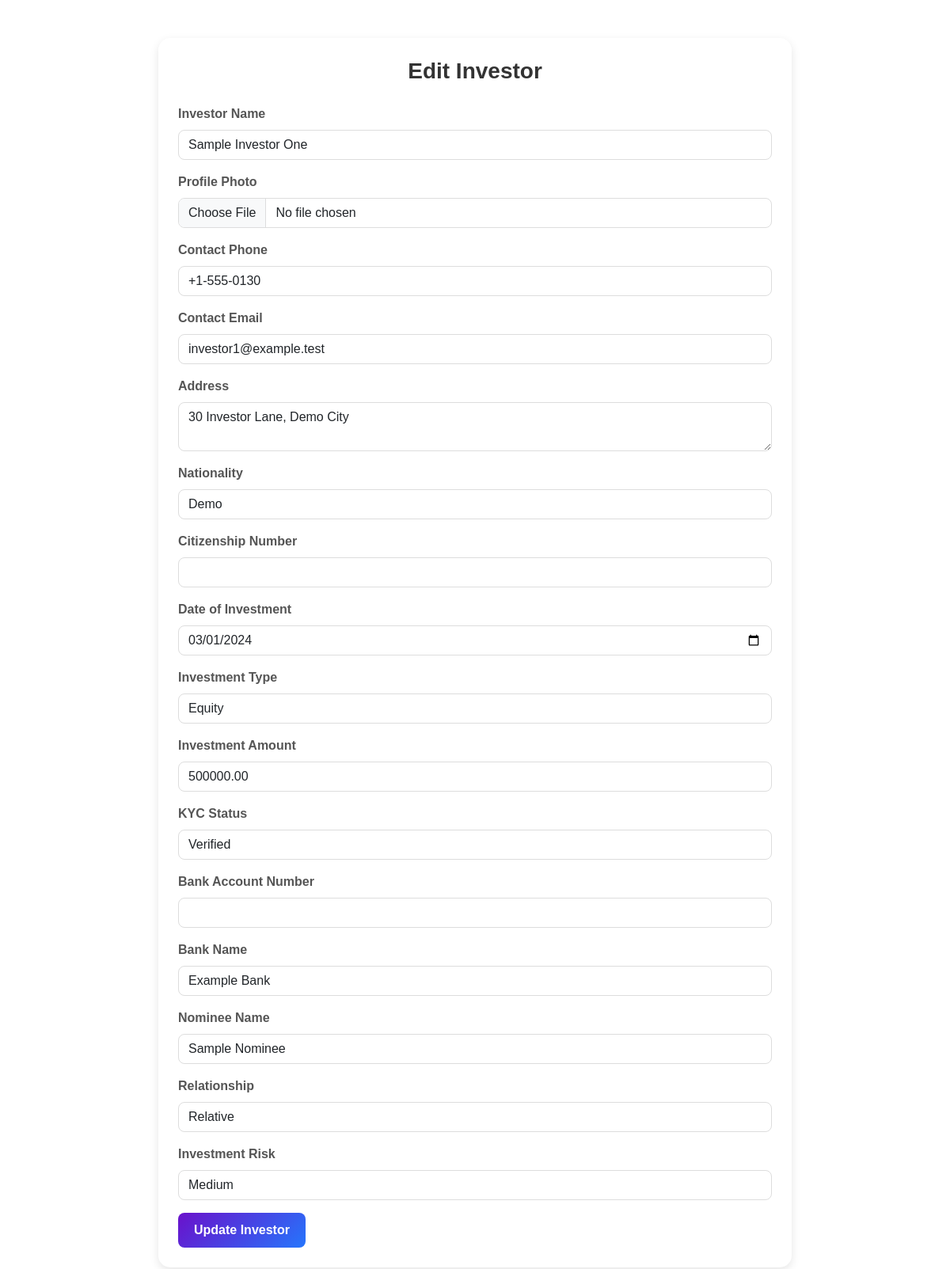
/admin/fund/process/edit_investor.php?id=1, run on the app's committed database.
### tables this page shows
CREATE TABLE `investors` (
  `id` int(11) NOT NULL AUTO_INCREMENT,
  `name` varchar(255) NOT NULL,
  `profile_photo` varchar(255) DEFAULT NULL,
  `contact_phone` varchar(30) DEFAULT NULL,
  `contact_email` varchar(255) DEFAULT NULL,
  `address` text DEFAULT NULL,
  `nationality` varchar(100) DEFAULT NULL,
  `date_of_investment` date DEFAULT NULL,
  `investment_type` enum('Equity','Debt','Profit-sharing') DEFAULT NULL,
  `investment_amount` decimal(18,2) DEFAULT NULL,
  `agreement_files` longtext DEFAULT NULL,
  `kyc_status` enum('Verified','Pending','Rejected') NOT NULL DEFAULT 'Pending',
  `bank_name` varchar(120) DEFAULT NULL,
  `bank_account_masked` varchar(40) DEFAULT NULL COMMENT 'masked only, e.g. ****1234',
  `nominee_name` varchar(150) DEFAULT NULL,
  `relationship` varchar(100) DEFAULT NULL,
  `investment_risk` enum('Low','Medium','High') DEFAULT NULL,
  `deleted` tinyint(1) NOT NULL DEFAULT 0,
  `created_at` timestamp NOT NULL DEFAULT current_timestamp(),
  PRIMARY KEY (`id`),
  KEY `idx_investors_name` (`name`)
);

### admin/fund/process/edit_investor.php (the view, shortened to what this page needs)
<?php
include('../config/dbcon.php');
$id = $_GET['id'];
$sql = "SELECT * FROM investors WHERE id = ?";
$stmt = $conn->prepare($sql);
$stmt->bind_param("i", $id);
$stmt->execute();
$result = $stmt->get_result();
$investor = $result->fetch_assoc();
?>
<!DOCTYPE html>
<html lang="en">
<head>
    <link rel="stylesheet" href="https://cdnjs.cloudflare.com/ajax/libs/font-awesome/6.0.0/css/all.min.css">
    <link href="https://cdn.jsdelivr.net/npm/bootstrap@5.3.0/dist/css/bootstrap.min.css" rel="stylesheet">
</head>
<body>
    <div class="container mt-5">
        <div class="edit-investor-container">
            <div class="edit-investor-header">
                <h2>Edit Investor</h2>
            </div>
            <form id="editInvestorForm" action="update_investor.php" method="POST" enctype="multipart/form-data">
                <div class="mb-3">
                    <label for="edit_name" class="form-label">Investor Name</label>
                    <input type="text" class="form-control" id="edit_name" name="name" value="<?= $investor['name'] ?>" required>
                </div>
                <div class="mb-3">
                    <label for="edit_profile_photo" class="form-label">Profile Photo</label>
                    <input type="file" class="form-control" id="edit_profile_photo" name="profile_photo" accept="image/*">
                </div>
                <div class="mb-3">
                    <label for="edit_contact_phone" class="form-label">Contact Phone</label>
                    <input type="text" class="form-control" id="edit_contact_phone" name="contact_phone" value="<?= $investor['contact_phone'] ?>" required>
                </div>
                <div class="mb-3">
                    <label for="edit_contact_email" class="form-label">Contact Email</label>
                    <input type="email" class="form-control" id="edit_contact_email" name="contact_email" value="<?= $investor['contact_email'] ?>" required>
                </div>
                <div class="mb-3">
                    <label for="edit_address" class="form-label">Address</label>
                    <textarea class="form-control" id="edit_address" name="address" required><?= $investor['address'] ?></textarea>
                </div>
                <div class="mb-3">
                    <label for="edit_nationality" class="form-label">Nationality</label>
                    <input type="text" class="form-control" id="edit_nationality" name="nationality" value="<?= $investor['nationality'] ?>" required>
                </div>
                <div class="mb-3">
                    <label for="edit_citizenship_number" class="form-label">Citizenship Number</label>
                    <input type="text" class="form-control" id="edit_citizenship_number" name="citizenship_number" value="<?= $investor['citizenship_number'] ?>" required>
                </div>
                <div class="mb-3">
                    <label for="edit_date_of_investment" class="form-label">Date of Investment</label>
                    <input type="date" class="form-control" id="edit_date_of_investment" name="date_of_investment" value="<?= $investor['date_of_investment'] ?>" required>
                </div>
                <div class="mb-3">
                    <label for="edit_investment_type" class="form-label">Investment Type</label>
                    <select class="form-control" id="edit_investment_type" name="investment_type" required>
                        <option value="Equity" <?= $investor['investment_type'] === 'Equity' ? 'selected' : '' ?>>Equity</option>
                    </select>
                </div>
                <div class="mb-3">
                    <label for="edit_investment_amount" class="form-label">Investment Amount</label>
                    <input type="number" class="form-control" id="edit_investment_amount" name="investment_amount" value="<?= $investor['investment_amount'] ?>" step="0.01" required>
                </div>
                <div class="mb-3">
                    <label for="edit_kyc_status" class="form-label">KYC Status</label>
                    <select class="form-control" id="edit_kyc_status" name="kyc_status" required>
                        <option value="Verified" <?= $investor['kyc_status'] === 'Verified' ? 'selected' : '' ?>>Verified</option>
                    </select>
                </div>
                <div class="mb-3">
                    <label for="edit_bank_account_number" class="form-label">Bank Account Number</label>
                    <input type="text" class="form-control" id="edit_bank_account_number" name="bank_account_number" value="<?= $investor['bank_account_number'] ?>" required>
                </div>
                <div class="mb-3">
                    <label for="edit_bank_name" class="form-label">Bank Name</label>
                    <input type="text" class="form-control" id="edit_bank_name" name="bank_name" value="<?= $investor['bank_name'] ?>" required>
                </div>
                <div class="mb-3">
                    <label for="edit_nominee_name" class="form-label">Nominee Name</label>
                    <input type="text" class="form-control" id="edit_nominee_name" name="nominee_name" value="<?= $investor['nominee_name'] ?>">
                </div>
                <div class="mb-3">
                    <label for="edit_relationship" class="form-label">Relationship</label>
                    <input type="text" class="form-control" id="edit_relationship" name="relationship" value="<?= $investor['relationship'] ?>">
                </div>
                <div class="mb-3">
                    <label for="edit_investment_risk" class="form-label">Investment Risk</label>
                    <select class="form-control" id="edit_investment_risk" name="investment_risk" required>
                        <option value="Medium" <?= $investor['investment_risk'] === 'Medium' ? 'selected' : '' ?>>Medium</option>
                    </select>
                </div>
                <button type="submit" class="btn btn-primary">Update Investor</button>
            </form>
        </div>
    </div>
</body>
</html>

### admin/fund/process/edit_investor.php (style rules this page uses)
.edit-investor-container { background-color: #ffffff; border-radius: 15px; box-shadow: 0 4px 12px rgba(0, 0, 0, 0.1); padding: 25px; max-width: 800px; margin: 20px auto; font-family: 'Arial', sans-serif; }
.edit-investor-header { text-align: center; margin-bottom: 25px; }
.edit-investor-header h2 { color: #333333; font-size: 28px; font-weight: bold; margin-bottom: 10px; }
.form-label { font-weight: bold; color: #555555; }
.form-control { border-radius: 8px; border: 1px solid #dddddd; }
.btn-primary { background: linear-gradient(135deg, #6a11cb, #2575fc); border: none; border-radius: 8px; padding: 10px 20px; font-weight: bold; }

### data on the page
investors: name "Sample Investor One", contact_phone "+1-555-0130", contact_email "investor1@example.test", address "30 Investor Lane, Demo City", nationality "Demo", date_of_investment "03/01/2024", investment_type "Equity", investment_amount "500000.00", kyc_status "Verified", bank_name "Example Bank", nominee_name "Sample Nominee", relationship "Relative", investment_risk "Medium"
